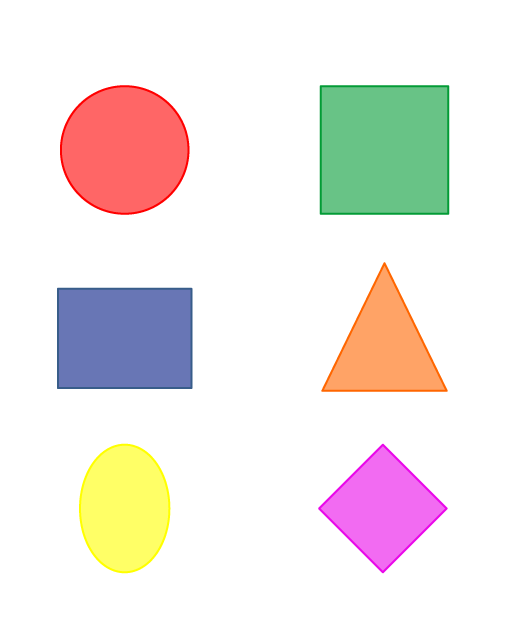
#> input picture Simple shape detection/shapes.png, 517 x 637 px
$ python code.py   (older library calls are emulated)
#> lines starting #> are read from the running program, lines starting #| are printed output that depends on the picture; after the words box and inside, x2 and y2 are one past the last pixel; in counts of white or black regions, pixels touching at a corner belong together
import cv2
import numpy as np

font = cv2.FONT_HERSHEY_COMPLEX

img = cv2.imread("shapes.png",cv2.IMREAD_GRAYSCALE)
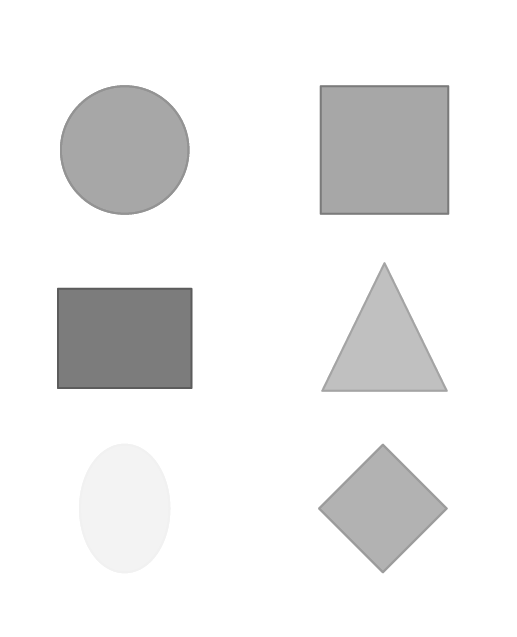
#> img: shape (637, 517); min 92, max 255, mean 237.1

_, threshold = cv2.threshold(img,240,255,cv2.THRESH_BINARY)
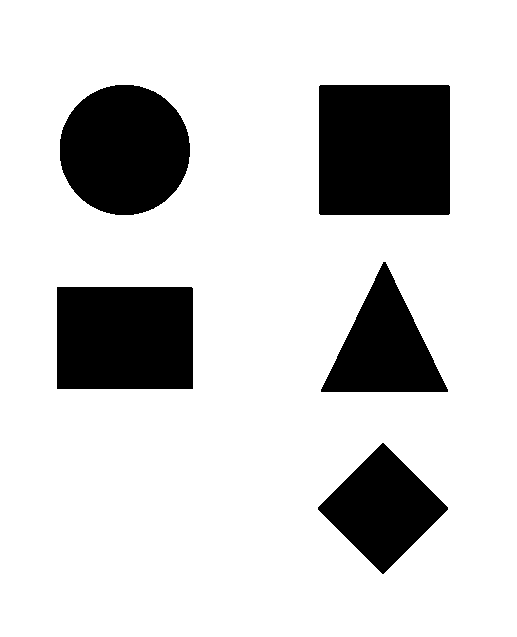
#> threshold: shape (637, 517); 81.3% white; 5 black regions
_, contours, _ = cv2.findContours(threshold,cv2.RETR_TREE,cv2.CHAIN_APPROX_SIMPLE)
#> contours = 6 contours; box (x1, y1, x2, y2) and area: (0, 0, 517, 637) 328176, (318, 84, 451, 216) 17284, (56, 286, 194, 390) 14108, (59, 84, 191, 216) 13537, (317, 442, 449, 575) 8842, (320, 261, 449, 393) 8686

for cnt in contours:
    approx = cv2.approxPolyDP(cnt, 0.01*cv2.arcLength(cnt,True), True)
    cv2.drawContours(img, [approx], 0, (0), 5)
    print("Approx: ", approx)
    x = approx.ravel()[0] - 20
    y = approx.ravel()[1] - 20


    if len(approx) == 3:
        cv2.putText(img, "Triangle", (x, y), font, 1, (0))
    elif len(approx) == 4:
        cv2.putText(img, "Rectangle", (x, y), font, 1, (0))
    elif len(approx) == 5:
        cv2.putText(img, "Pentagon", (x, y), font, 1, (0))
    elif 6 < len(approx) < 15:
        cv2.putText(img, "Ellipse", (x, y), font, 1, (0))
    else:
        cv2.putText(img, "Circle", (x, y), font, 1, (0))
#> this loop made 6 passes
#> (approx, x, y) on passes 1 to 5: ([[0, 0], [0, 636], [516, 636], [516, 0]], -20, -20), ([[382, 442], [448, 507], [383, 574], [317, 509]], 362, 422), ([[56, 287], [191, 286], [193, 388], [57, 389]], 36, 267), ([[383, 261], [447, 392], [320, 391]], 363, 241), ([[320, 84], [450, 86], [448, 215], [318, 213]], 300, 64)
#> (x, y) on pass 6: (95, 64)
#> (printed output is left out)
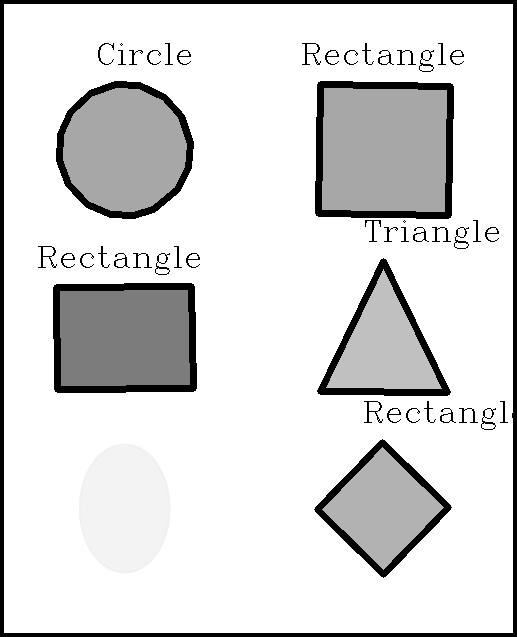
#> img: shape (637, 517); 8.16% of pixels changed, all inside (x1, y1, x2, y2) = (0, 0, 517, 637)


cv2.imshow("shapes", img)
cv2.imshow("Threshold", threshold)
